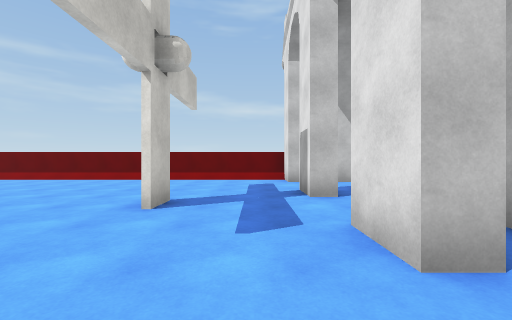
[1] (above)

16 first-person views from a walk through a 3-D level made in the Unity game engine. The camera is 1.3 m above the floor, looks level and sees 90° across. The floor is counted in squares, 2 m on a side. Each view is taken from the middle of a square. On the plan, view 1 faces up. The plan holds only what a view shows up to about 9 squares ahead; the rest is blank. The player is left out. Surface patterns are stand-ins for the level's own textures.

[2]
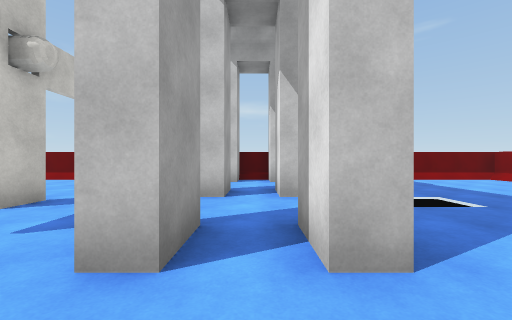

[3]
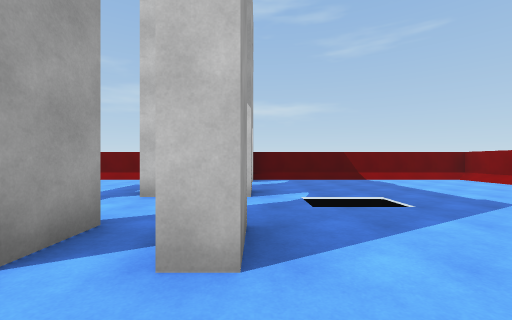

[4]
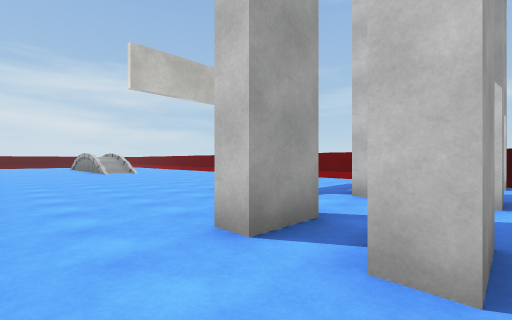

[5]
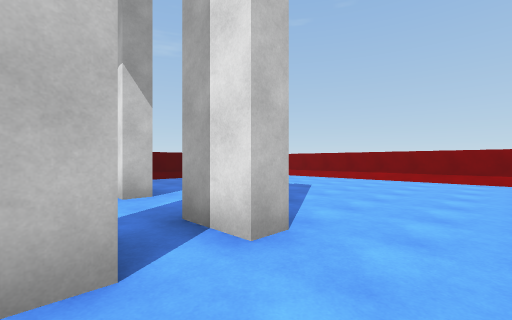

[6]
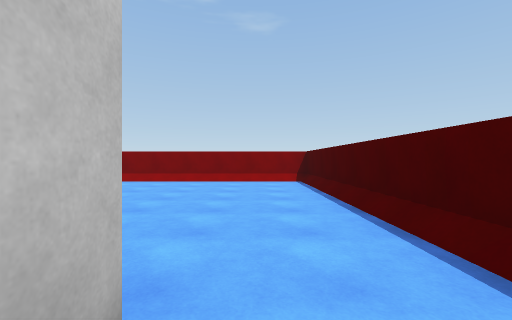

[7]
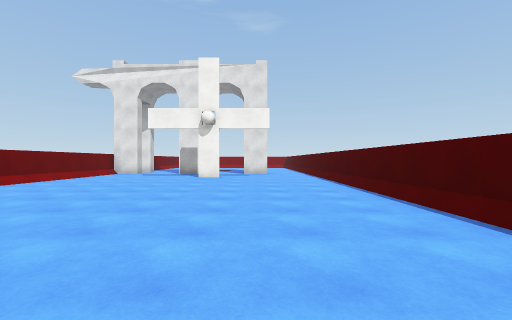

[8]
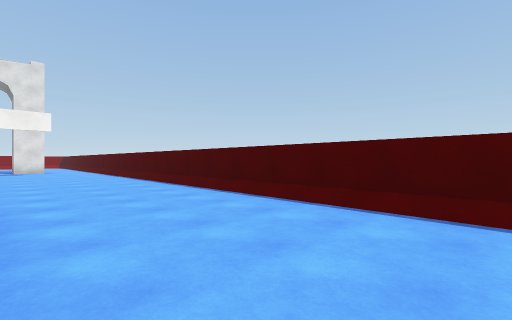

[9]
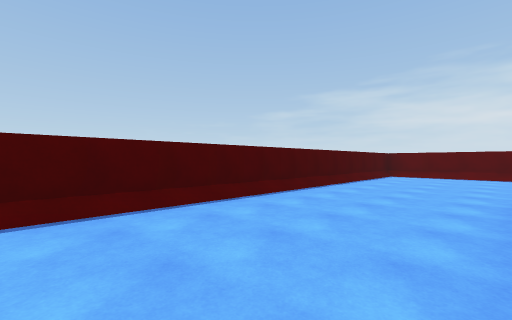

[10]
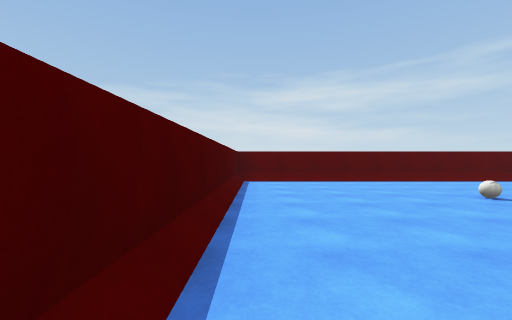

[11]
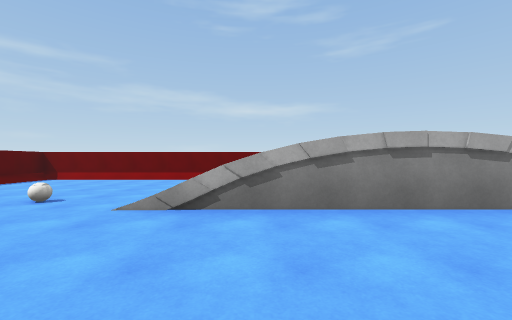

[12]
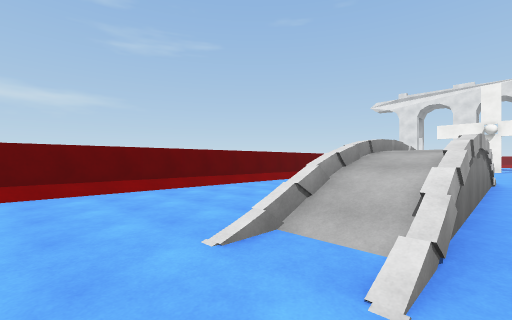

[13]
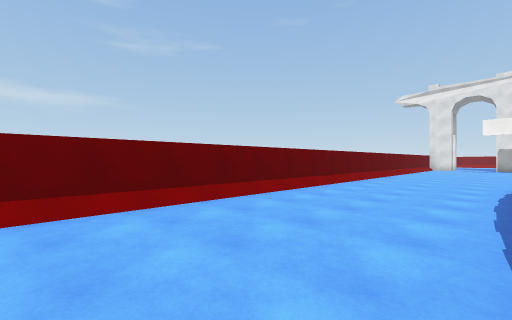

[14]
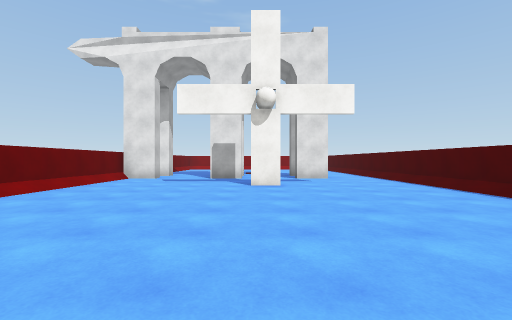

[15]
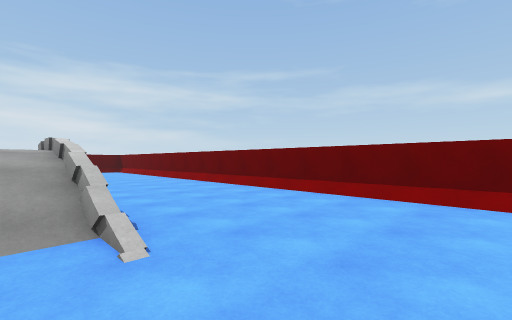

[16]
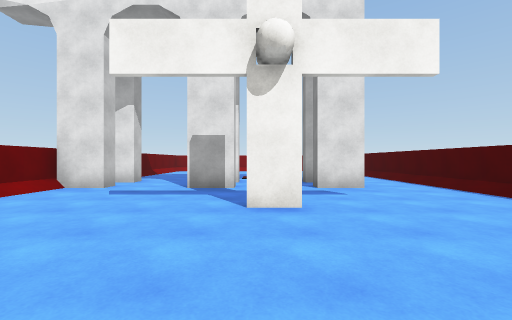

### Floor plan
Key: @ floor where view 1 was taken; # wall or solid block; . main floor; : floor 1.5 m higher than the main floor; + floor 1.75 m higher than the main floor; / step, stairs or slope; ^ raised ledge; v drop or lower ground; B ball; O other object.
Columns run from 24 left of view 1 to 10 right of it. Each row starts with its distance up from view 1.
  9  ^################################^
  8 ^/.......................#.#......^
  7 ^/................................^
  6 ^/................................
  5 ^/...../....../..........#.#......^
  4 ^/...B.///+://.........O....vv....^
  3 ^/................................^
  2 ^/.......................#.#......^
  1 ^/................................^
  0 ^/......................@.........^
 -1  ^################################^

Where each view was taken, in squares from view 1:
view 1: 0 up, 0 right, facing up
view 2: 0 up, 2 right, facing up
view 3: 0 up, 3 right, facing up
view 4: 0 up, 3 right, facing up-left
view 5: 0 up, 1 right, facing up-right
view 6: 1 up, 2 right, facing right
view 7: 2 up, 11 left, facing right
view 8: 3 up, 15 left, facing down-right
view 9: 3 up, 12 left, facing down-left
view 10: 0 up, 15 left, facing left
view 11: 0 up, 16 left, facing up
view 12: 3 up, 19 left, facing up-right
view 13: 5 up, 18 left, facing up-right
view 14: 4 up, 8 left, facing right
view 15: 4 up, 8 left, facing up-left
view 16: 4 up, 5 left, facing right
